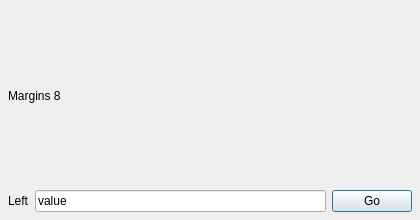
<?xml version="1.0" encoding="UTF-8"?>
<ui version="4.0"><class>Dialog</class><widget class="QDialog" name="Dialog"><property name="geometry"><rect><x>0</x><y>0</y><width>420</width><height>220</height></rect></property><property name="windowTitle"><string>Margins 8</string></property><layout class="QVBoxLayout" name="verticalLayout"><property name="leftMargin"><number>8</number></property><property name="topMargin"><number>8</number></property><property name="rightMargin"><number>8</number></property><property name="bottomMargin"><number>8</number></property><property name="spacing"><number>6</number></property><item><widget class="QLabel" name="title"><property name="text"><string>Margins 8</string></property></widget></item><item><layout class="QHBoxLayout" name="row"><property name="leftMargin"><number>0</number></property><property name="topMargin"><number>0</number></property><property name="rightMargin"><number>0</number></property><property name="bottomMargin"><number>0</number></property><property name="spacing"><number>6</number></property><item><widget class="QLabel" name="left"><property name="text"><string>Left</string></property></widget></item><item><widget class="QLineEdit" name="edit"><property name="text"><string>value</string></property></widget></item><item><widget class="QPushButton" name="go"><property name="text"><string>Go</string></property></widget></item></layout></item></layout></widget></ui>
